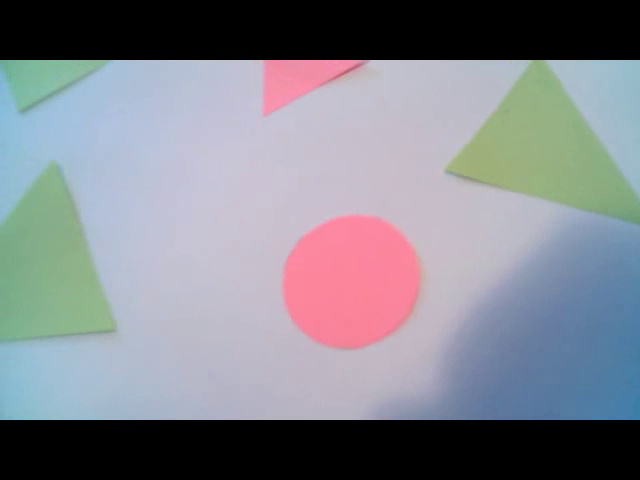
#> input picture frame 57 of Task 1/input_video.avi, 640 x 480 px
$ python main.py   (older library calls are emulated)
#> lines starting #> are read from the running program, lines starting #| are printed output that depends on the picture; after the words box and inside, x2 and y2 are one past the last pixel; in counts of white or black regions, pixels touching at a corner belong together
import cv2
import numpy as np
from scipy import ndimage
from matplotlib.colors import hsv_to_rgb
from matplotlib import pyplot as plt

video_path = 'input_video.avi'


def read_video(path, write_output=False, out_file=None):

#> called with path = 'input_video.avi', write_output = False
	if write_output and out_file is not None:
		cap = cv2.VideoCapture(path)
		ret, frm = cap.read()
		frm_count = 0

		fourcc = cv2.VideoWriter_fourcc(*"XVID")
		width = int(cap.get(cv2.CAP_PROP_FRAME_WIDTH))
		height = int(cap.get(cv2.CAP_PROP_FRAME_HEIGHT))

		fps = 30
		image_size = (width, height)
		writer = cv2.VideoWriter(out_file, fourcc, fps, image_size)
		cap.release()

	elif write_output and out_file is not None:
		raise Exception('`out_file` needed to wite a video')


	cap = cv2.VideoCapture(path)
	frm_count = 0
	key = None
	while True:

		ret, shot = cap.read()
#> shot is the input picture: shape (480, 640, 3); mean B, G, R 139.4, 131.2, 129.1
		if ret:
			cv2.imshow('original', shot)
			shot = calculate_shot(shot, strategy='color-decompose')
			cv2.imshow('mask', shot)
			if write_output:
				writer.write(cv2.cvtColor(shot, c2.COLOR_GRAY2BGR))
		else:
			break

		if key == ord('p'):
			wait_period = 0
		else:
			wait_period = 30
		key = cv2.waitKey(wait_period)

	cap.release()
	if write_output:
		writer.release()
	cv2.destroyAllWindows()

def calculate_shot(shot,
	strategy='thresh',
	kernel_size=3):

#> called with strategy = 'color-decompose', kernel_size = 3
	kernel = np.ones((kernel_size, kernel_size), dtype=np.uint8)
	if strategy == 'dilate-erode':
		d = cv2.dilate(shot, kernel)
		e = cv2.erode(shot, kernel)
		shot = d-e

	if strategy == 'ad-thresh':
		shot = cv2.cvtColor(shot, cv2.COLOR_BGR2GRAY)
		shot = cv2.adaptiveThreshold(shot, 255,
			cv2.ADAPTIVE_THRESH_GAUSSIAN_C, cv2.THRESH_BINARY, 3, 5)

	if strategy == 'gradient':
		shot = cv2.morphologyEx(shot, cv2.MORPH_GRADIENT, kernel)

	if strategy == 'canny':
		shot = cv2.Canny(shot, 25, 25)

	if strategy == 'thresh':
		shot = cv2.cvtColor(shot, cv2.COLOR_BGR2LAB)
		shot = cv2.medianBlur(shot, 5)
		_, shot, _ = cv2.split(shot)
		clahe = cv2.createCLAHE(clipLimit=10.0, tileGridSize=(10, 10))
		shot = clahe.apply(shot)

	if strategy == 'filter':
		shot = cv2.filter2D(shot, cv2.CV_8U, kernel)
		_, shot, _ = cv2.split(shot)

	if strategy == 'color-decompose':
		b = shot[:,:,0]
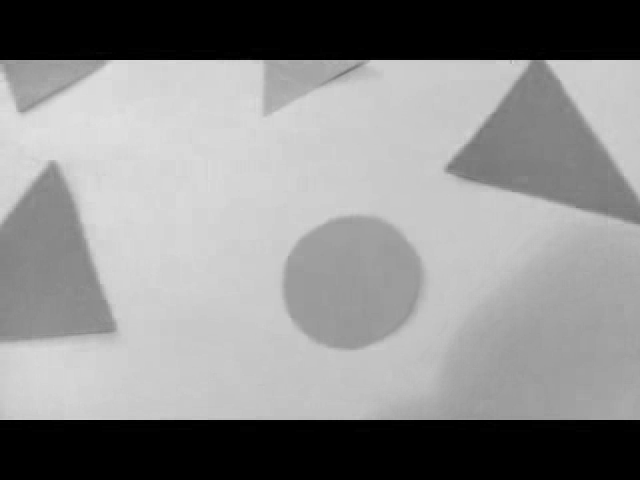
#> b: shape (480, 640); min 0, max 224, mean 139.4
		g = shot[:,:,1]
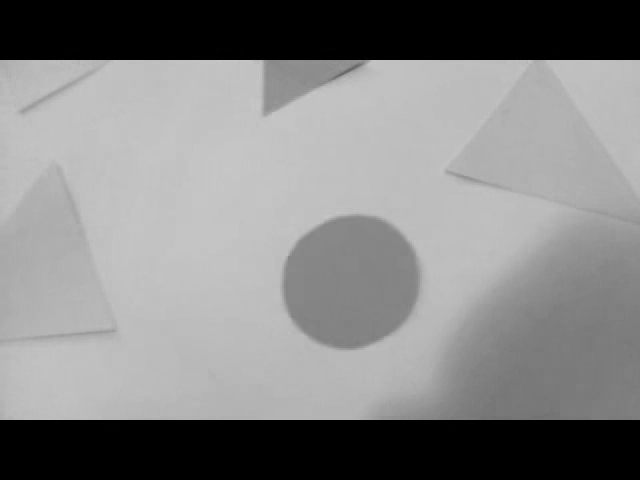
#> g: shape (480, 640); min 0, max 198, mean 131.2
		r = shot[:,:,2]
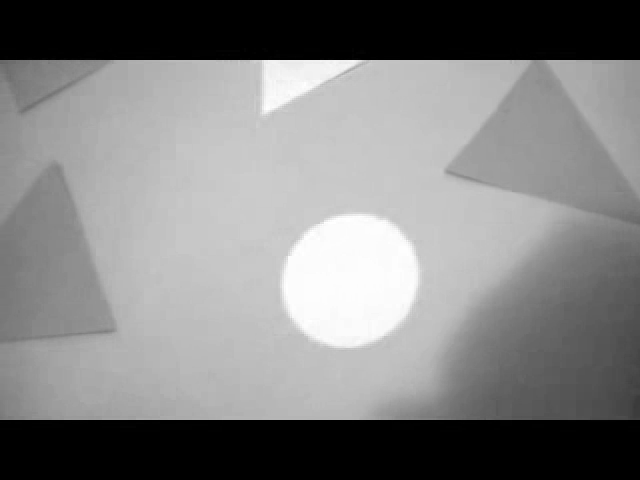
#> r: shape (480, 640); min 0, max 255, mean 129.1
		_, b = cv2.threshold(b, 170, 255, cv2.THRESH_BINARY_INV)
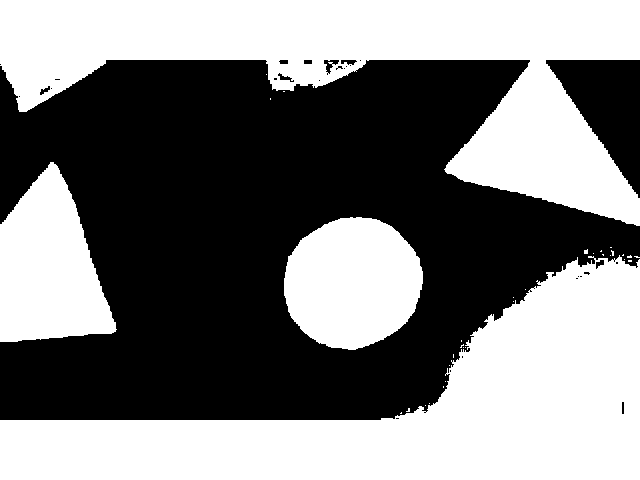
#> b: shape (480, 640); 49.2% white; 34 white regions (30 under 20 px), largest, box (x1, y1, x2, y2) and area: (0, 255, 640, 480) 63617, (0, 0, 640, 226) 59133, (284, 217, 423, 350) 14296, (0, 162, 117, 342) 14031
		_, g = cv2.threshold(g, 170, 255, cv2.THRESH_BINARY_INV)
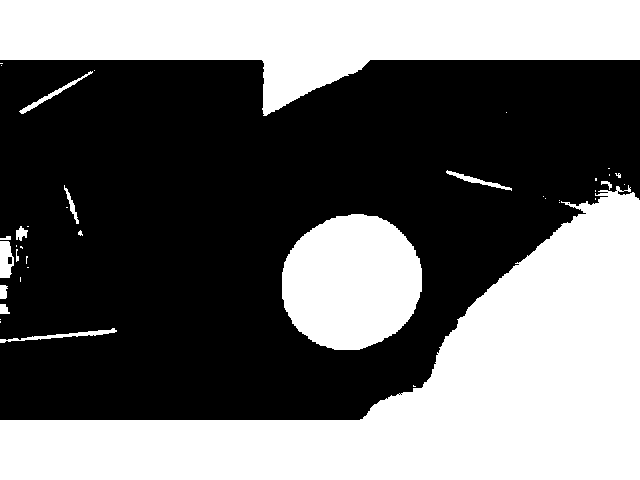
#> g: shape (480, 640); 43.4% white; 40 white regions (26 under 20 px), largest, box (x1, y1, x2, y2) and area: (0, 185, 640, 480) 74703, (0, 0, 640, 116) 41592, (282, 214, 422, 350) 14995
		_, r = cv2.threshold(r, 170, 255, cv2.THRESH_BINARY_INV)
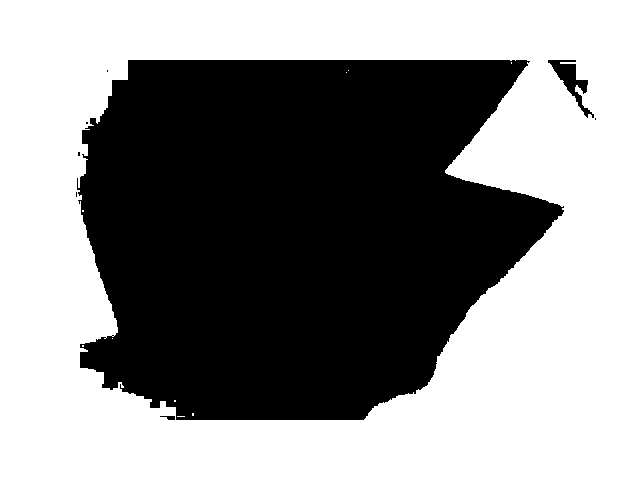
#> r: shape (480, 640); 55.4% white; 8 black regions (5 under 20 px), largest, box (x1, y1, x2, y2) and area: (77, 60, 564, 420) 136253, (548, 60, 594, 118) 795, (160, 416, 175, 420) 38
		shot = b+g+r
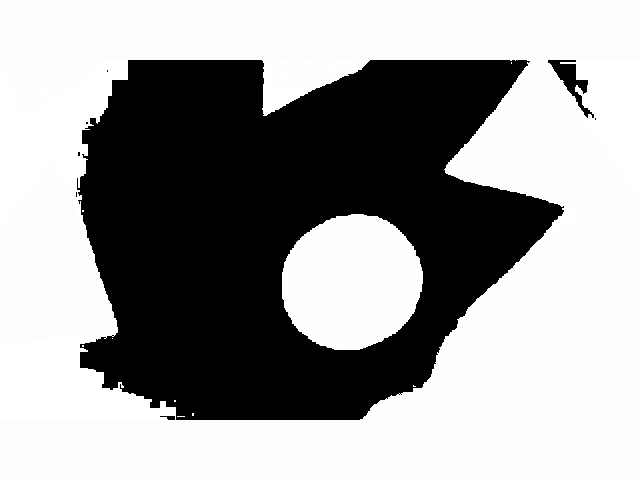
#> shot: shape (480, 640); min 0, max 255, mean 155.9

	return shot


if __name__ == '__main__':
	# uncomment to write a video
	# WARNING: on my system it produced
	# corrupted file

	# read_video(video_path, True, 'mask.avi')
	read_video(video_path)
#> (key Esc is pressed here)

$ run again, starting later in the video
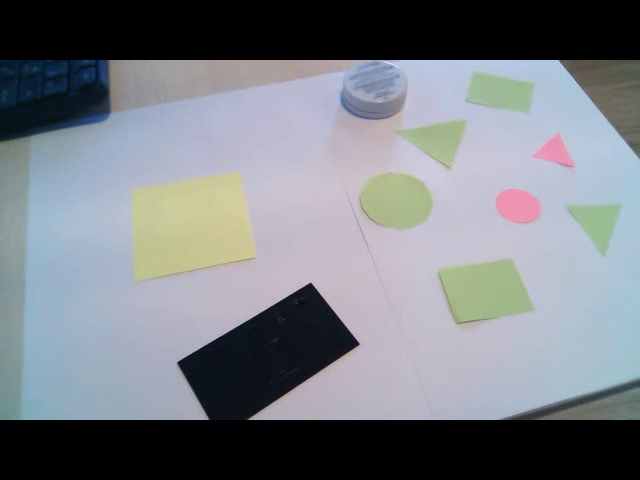
#> input picture frame 256 of Task 1/input_video.avi, 640 x 480 px
#> in read_video, shot is the input picture: shape (480, 640, 3); mean B, G, R 130.7, 124.7, 120.3
#> in calculate_shot, `_, b = cv2.threshold(b, 170, 255, cv2.THRESH_BINARY_INV)`:
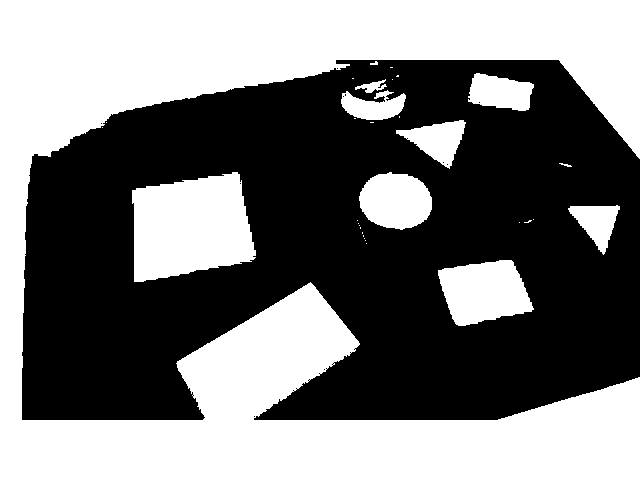
#> b: shape (480, 640); 47.4% white; 32 white regions (21 under 20 px), largest, box (x1, y1, x2, y2) and area: (0, 0, 640, 480) 120826, (132, 172, 256, 282) 10527, (438, 260, 534, 326) 4524
#> in calculate_shot, `shot = b+g+r`:
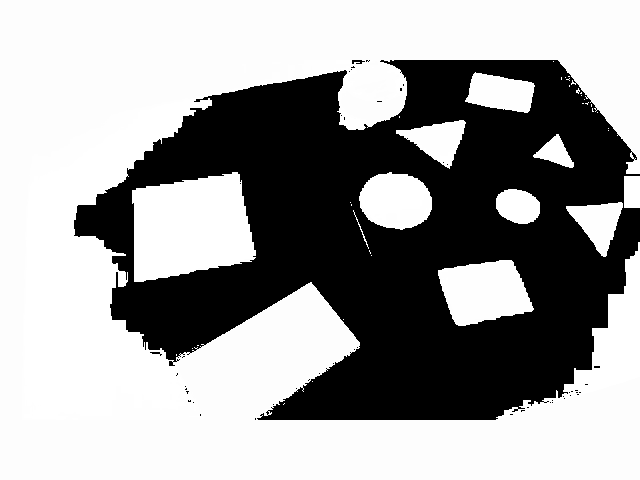
#> shot: shape (480, 640); min 0, max 255, mean 156.6

$ run again, starting later in the video
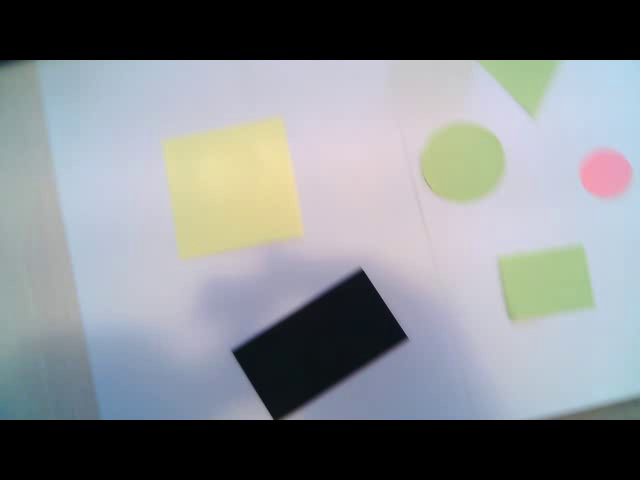
#> input picture frame 456 of Task 1/input_video.avi, 640 x 480 px
#> in read_video, shot is the input picture: shape (480, 640, 3); mean B, G, R 138.3, 134.5, 130.3
#> in calculate_shot, `_, b = cv2.threshold(b, 170, 255, cv2.THRESH_BINARY_INV)`:
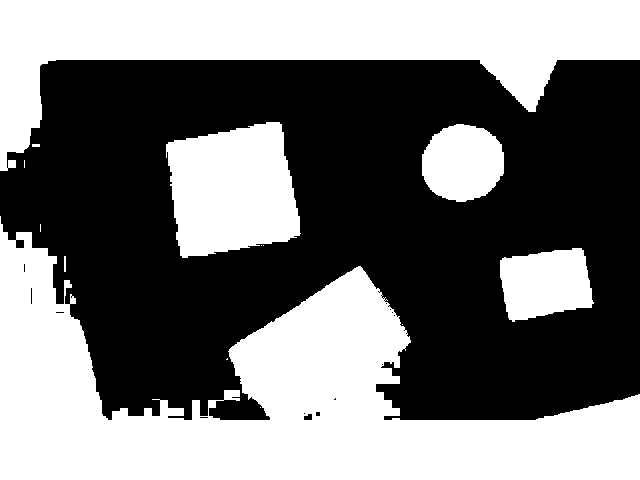
#> b: shape (480, 640); 46.3% white; 14 white regions (7 under 20 px), largest, box (x1, y1, x2, y2) and area: (0, 216, 640, 480) 73208, (0, 0, 640, 171) 44325, (166, 122, 301, 258) 14126
#> in calculate_shot, `shot = b+g+r`:
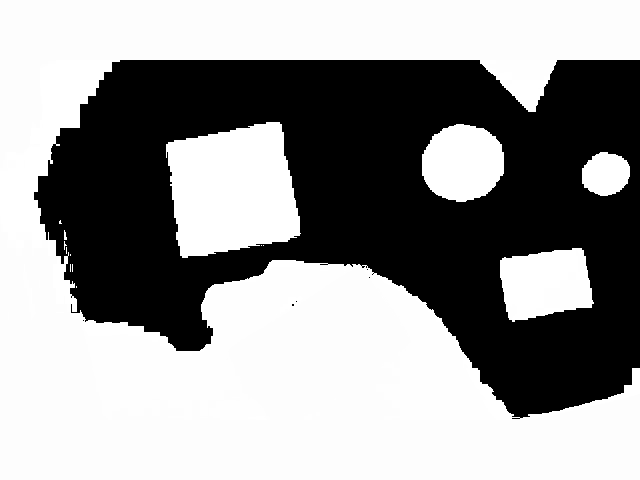
#> shot: shape (480, 640); min 0, max 255, mean 149.2
